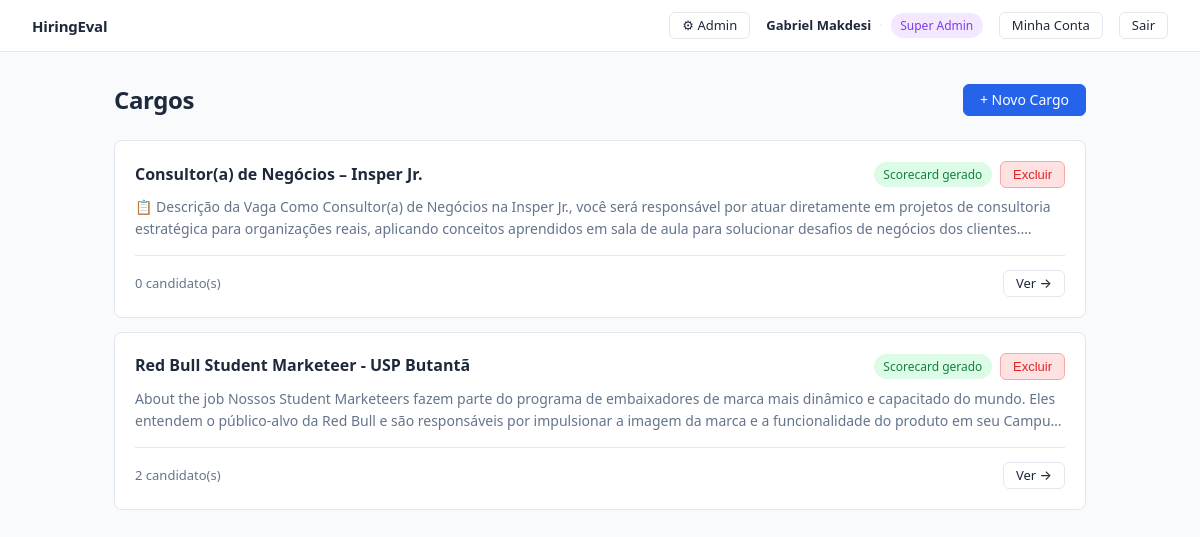
Page / (signed in) on the earlier database version.
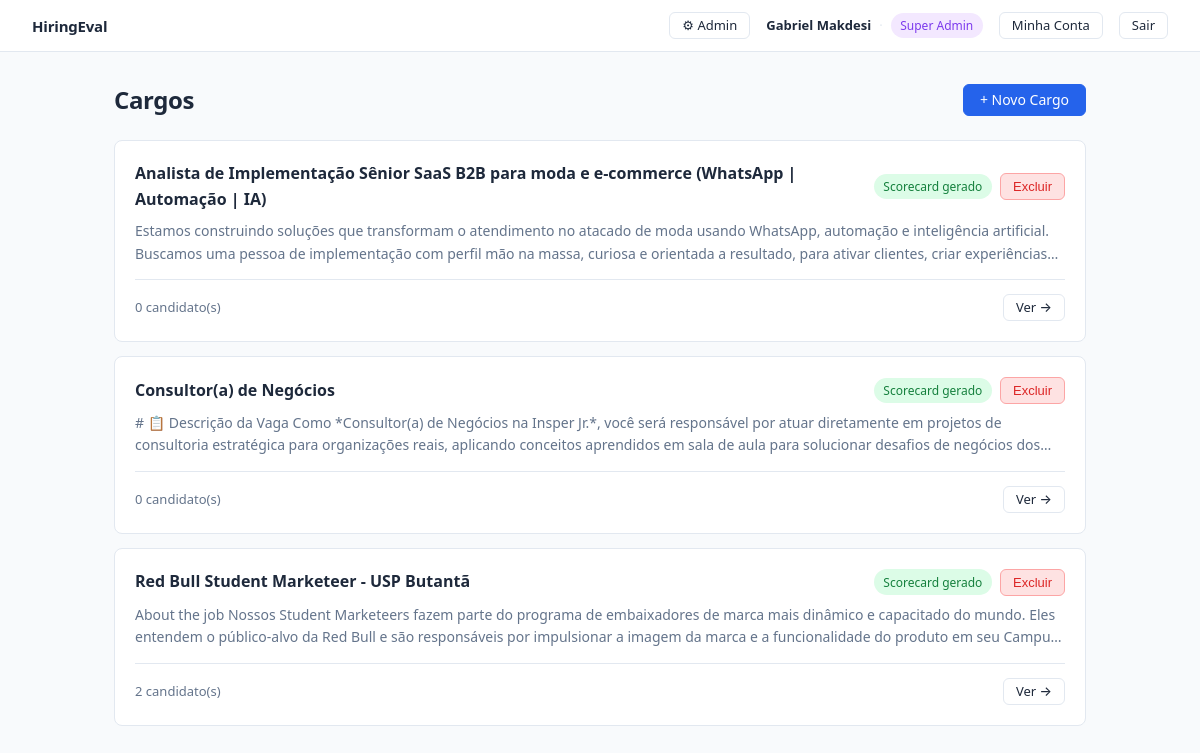
Same page on the later database version.
### models.py (models this page shows)
class User(Base):
    __tablename__ = "users"
    id = Column(Integer, primary_key=True, index=True)
    company_id = Column(Integer, ForeignKey("companies.id"), nullable=True)  # null for superadmin
    username = Column(String(255), nullable=False, unique=True)
    name = Column(String(255), nullable=False)
    password_hash = Column(String(255), nullable=False)
    role = Column(String(50), nullable=False, default="avaliador")  # avaliador | admin | superadmin
    status = Column(String(20), nullable=False, default="active")
    is_active = Column(Boolean, default=True)
    created_at = Column(DateTime, default=datetime.utcnow)
    company = relationship("Company", back_populates="users")

class Job(Base):
    __tablename__ = "jobs"
    id = Column(Integer, primary_key=True, index=True)
    company_id = Column(Integer, ForeignKey("companies.id"), nullable=True)
    name = Column(String(255), nullable=False)
    description = Column(Text, nullable=False)
    scorecard = Column(JSON, nullable=True)
    is_deleted = Column(Boolean, default=False)
    deleted_at = Column(DateTime, nullable=True)
    created_at = Column(DateTime, default=datetime.utcnow)
    company = relationship("Company", back_populates="jobs")
    candidates = relationship("Candidate", back_populates="job", cascade="all, delete-orphan")

### main.py (the view)
@app.get("/", response_class=HTMLResponse)
def pagina_inicial(
    request: Request,
    current_user: User = Depends(get_current_user),
    db: Session = Depends(get_db),
):
    q = db.query(Job).filter(Job.is_deleted == False)  # noqa: E712
    if current_user.role != "superadmin":
        q = q.filter(Job.company_id == current_user.company_id)
    cargos = q.order_by(Job.created_at.desc()).all()
    return templates.TemplateResponse("index.html", ctx(request, current_user, jobs=cargos))

### auth.py (called while the page is built)
def get_current_user(request: Request, db: Session = Depends(get_db)) -> User:
    user_id = request.session.get("user_id")
    if not user_id:
        raise RequiresLoginException()
    impersonating_id = request.session.get("impersonating_user_id")
    user = None
    if impersonating_id:
        user = db.query(User).filter(User.id == impersonating_id, User.status == "active").first()
        if not user:
            request.session.pop("impersonating_user_id", None)
            impersonating_id = None
    if not impersonating_id:
        user = db.query(User).filter(User.id == user_id, User.status == "active").first()
    if not user:
        raise RequiresLoginException()
    return user

### main.py (called while the page is built)
def ctx(request: Request, current_user: User, **extra) -> dict:
    return {
        "request": request,
        "user": current_user,
        "is_impersonating": bool(request.session.get("impersonating_user_id")),
        **extra,
    }

### models.py (called while the page is built)
def get_db():
    db = SessionLocal()
    try:
        yield db
    finally:
        db.close()

### templates/index.html (shortened to what this page needs)
{% extends "base.html" %}
{% block content %}
<div class="page-header">
  <h1>Cargos</h1>
  <a href="/cargos/novo" class="btn btn-primary">+ Novo Cargo</a>
</div>
{% if jobs %}
  {% for cargo in jobs %}
  {% set active_count = cargo.candidates | selectattr('is_deleted', 'equalto', false) | list | length %}
  <div class="card">
    <div class="card-header">
      <h2><a href="/cargos/{{ cargo.id }}" style="color: var(--text);">{{ cargo.name }}</a></h2>
      <div style="display:flex; gap:0.5rem; align-items:center;">
        {% if cargo.scorecard %}
          <span class="badge badge-green">Scorecard gerado</span>
        {% else %}
          <span class="badge badge-gray">Sem scorecard</span>
        {% endif %}
        {% if user.role in ('admin', 'superadmin') %}
          <form method="post" action="/cargos/{{ cargo.id }}/excluir" class="inline-form"
                onsubmit="return confirm('Excluir o cargo {{ cargo.name }}? Esta ação pode ser revertida pelo administrador do sistema.')">
            <button type="submit" class="btn btn-sm btn-danger">Excluir</button>
          </form>
        {% endif %}
      </div>
    </div>
    <p class="description-preview">{{ cargo.description }}</p>
    <div class="card-footer">
      <span>{{ active_count }} candidato(s)</span>
      <a href="/cargos/{{ cargo.id }}" class="btn btn-sm btn-ghost">Ver →</a>
    </div>
  </div>
  {% endfor %}
{% else %}
  <div class="empty-state">
    <p>Nenhum cargo criado ainda.</p>
    <a href="/cargos/novo" class="btn btn-primary">Criar primeiro cargo</a>
  </div>
{% endif %}
{% endblock %}

### templates/base.html (shortened to what this page needs)
<!DOCTYPE html>
<html lang="pt-BR">
<head>
  <link rel="stylesheet" href="/static/style.css">
</head>
<body>
  <nav class="navbar">
    <a href="/" class="nav-brand">HiringEval</a>
    {% if user %}
    <div class="nav-right">
      {% if user.role == 'superadmin' and not is_impersonating %}
        <a href="/admin" class="btn btn-sm btn-ghost">⚙ Admin</a>
      {% endif %}
      <div class="nav-user-info">
        <span class="nav-user-name">{{ user.name }}</span>
        <span class="nav-divider">·</span>
        {% if user.role == 'superadmin' %}
          <span class="badge badge-purple">Super Admin</span>
        {% elif user.role == 'admin' %}
          <span class="badge badge-indigo">Admin</span>
        {% else %}
          <span class="badge badge-gray">Avaliador</span>
        {% endif %}
      </div>
      <a href="/conta" class="btn btn-sm btn-ghost">Minha Conta</a>
      <a href="/logout" class="btn btn-sm btn-ghost">Sair</a>
    </div>
    {% endif %}
  </nav>
  <main class="container">
    {% block content %}{% endblock %}
  </main>
</body>
</html>

### static/style.css (style rules this page uses)
:root { --bg: #f8fafc; --surface: #ffffff; --border: #e2e8f0; --text: #1e293b; --text-muted: #64748b; --accent: #2563eb; --accent-hover: #1d4ed8; }
*, *::before, *::after { box-sizing: border-box; margin: 0; padding: 0; }
body { font-family: system-ui, -apple-system, BlinkMacSystemFont, 'Segoe UI', sans-serif; background: var(--bg); color: var(--text); font-size: 15px; line-height: 1.6; min-height: 100vh; }
a { color: var(--accent); text-decoration: none; }
.navbar { background: var(--surface); border-bottom: 1px solid var(--border); padding: 0 2rem; height: 52px; display: flex; align-items: center; position: sticky; top: 0; z-index: 10; }
.nav-brand { font-weight: 700; font-size: 0.9375rem; color: var(--text); letter-spacing: -0.2px; }
.container { max-width: 1020px; margin: 2rem auto; padding: 0 1.5rem; }
.page-header { display: flex; align-items: flex-start; justify-content: space-between; gap: 1rem; margin-bottom: 1.5rem; }
.page-header h1 { font-size: 1.5rem; font-weight: 700; letter-spacing: -0.4px; line-height: 1.3; }
.btn { display: inline-flex; align-items: center; gap: 0.375rem; padding: 0.5rem 1rem; border-radius: 6px; font-size: 0.875rem; font-weight: 500; cursor: pointer; border: 1px solid transparent; text-decoration: none; transition: background 0.12s, border-color 0.12s; line-height: 1; white-space: nowrap; }
.btn-primary { background: var(--accent); color: #fff; border-color: var(--accent); }
.btn-ghost { background: transparent; color: var(--text); border-color: var(--border); }
.btn-sm { padding: 0.375rem 0.75rem; font-size: 0.8125rem; }
.card { background: var(--surface); border: 1px solid var(--border); border-radius: 8px; padding: 1.25rem; margin-bottom: 0.875rem; }
.card-header { display: flex; align-items: center; justify-content: space-between; gap: 0.75rem; margin-bottom: 0.5rem; }
.card-header h2 { font-size: 1rem; font-weight: 600; }
.card-footer { display: flex; align-items: center; justify-content: space-between; margin-top: 0.875rem; padding-top: 0.875rem; border-top: 1px solid var(--border); font-size: 0.8125rem; color: var(--text-muted); }
.badge { display: inline-block; padding: 0.2rem 0.6rem; border-radius: 999px; font-size: 0.75rem; font-weight: 500; white-space: nowrap; }
.badge-green { background: #dcfce7; color: #15803d; }
.description-preview { font-size: 0.875rem; color: var(--text-muted); line-height: 1.6; overflow: hidden; display: -webkit-box; -webkit-line-clamp: 2; -webkit-box-orient: vertical; margin-bottom: 0.25rem; }
.btn-danger { background: #fee2e2; color: #dc2626; border-color: #fca5a5; }
.nav-right { display: flex; align-items: center; gap: 1rem; margin-left: auto; font-size: 0.8125rem; }
.nav-user-info { display: flex; align-items: center; gap: 0.5rem; color: var(--text-muted); }
.nav-user-name { font-weight: 600; color: var(--text); }
.nav-divider { color: var(--border); }
.badge-purple { background: #f3e8ff; color: #7c3aed; }
.inline-form { display: inline; margin: 0; }

Differences in the rows shown:
no longer on this page (row edited): Job: name "Consultor(a) de Negócios – Insper Jr.", shows "Scorecard gerado", description "📋 Descrição da Vaga Como Consultor(a) de Negócios na Insper Jr., você será responsável por atuar diretamente em projetos de consultoria estratégica para organizações reais, aplicando conceitos aprendidos em sala de aula para solucionar desafios de negócios dos…", is_deleted "0"
added Job: name "Analista de Implementação Sênior SaaS B2B para moda e e-commerce (WhatsApp | Automação | IA)", shows "Scorecard gerado", description "Estamos construindo soluções que transformam o atendimento no atacado de moda usando WhatsApp, automação e inteligência artificial. Buscamos uma pessoa de implementação com perfil mão na massa, curiosa e orientada a resultado, para ativar clientes, criar…", is_deleted "0"
added Job: name "Consultor(a) de Negócios", shows "Scorecard gerado", description "# 📋 Descrição da Vaga Como *Consultor(a) de Negócios na Insper Jr.*, você será responsável por atuar diretamente em projetos de consultoria estratégica para organizações reais, aplicando conceitos aprendidos em sala de aula para solucionar desafios de negócios…", is_deleted "0"
